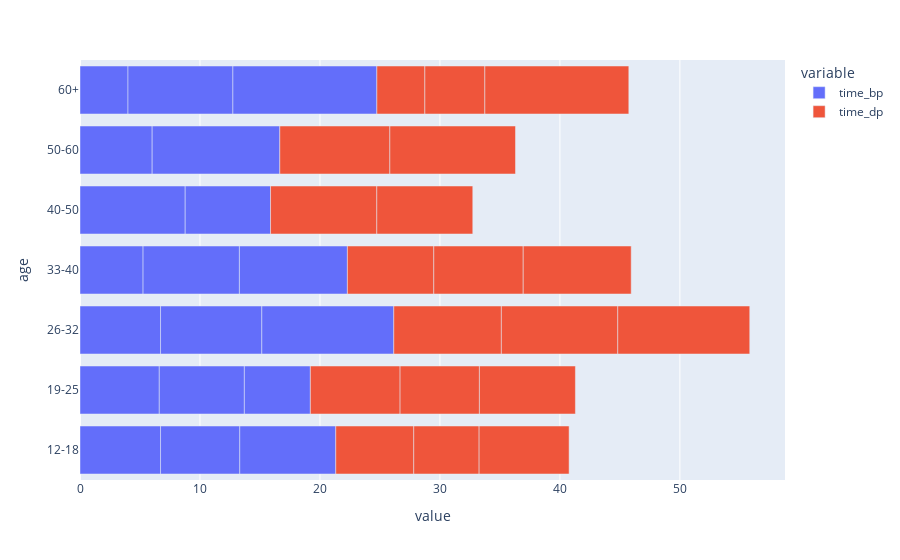

Write notebook code for a chart like this one.
### Code cell
(gender_age_grouped
 .reset_index()
 .plot
 .bar(x=['time_bp','time_dp'],y='age')
)

### Figure 1 — Plotly figure (JSON) as saved in the notebook; plotly's stock layout.template omitted (floating-point values rounded to 4 significant figures)
{"data": [{"alignmentgroup": "True", "hovertemplate": "variable=time_bp<br>value=%{x}<br>age=%{y}<extra></extra>", "legendgroup": "time_bp", "marker": {"color": "#636efa", "pattern": {"shape": ""}}, "name": "time_bp", "offsetgroup": "time_bp", "orientation": "h", "showlegend": true, "textposition": "auto", "type": "bar", "x": [6.714, 6.603, 8, 6.609, 7.091, 5.5, 6.714, 8.44, 11, 5.257, 8.03, 9, 8.767, 7.114, 6.015, 10.64, 4, 8.744, 12], "xaxis": "x", "y": ["12-18", "12-18", "12-18", "19-25", "19-25", "19-25", "26-32", "26-32", "26-32", "33-40", "33-40", "33-40", "40-50", "40-50", "50-60", "50-60", "60+", "60+", "60+"], "yaxis": "y"}, {"alignmentgroup": "True", "hovertemplate": "variable=time_dp<br>value=%{x}<br>age=%{y}<extra></extra>", "legendgroup": "time_dp", "marker": {"color": "#EF553B", "pattern": {"shape": ""}}, "name": "time_dp", "offsetgroup": "time_dp", "orientation": "h", "showlegend": true, "textposition": "auto", "type": "bar", "x": [6.5, 5.448, 7.5, 7.478, 6.613, 8, 8.966, 9.702, 11, 7.2, 7.455, 9, 8.856, 8, 9.172, 10.47, 4, 5, 12], "xaxis": "x", "y": ["12-18", "12-18", "12-18", "19-25", "19-25", "19-25", "26-32", "26-32", "26-32", "33-40", "33-40", "33-40", "40-50", "40-50", "50-60", "50-60", "60+", "60+", "60+"], "yaxis": "y"}], "layout": {"barmode": "relative", "legend": {"title": {"text": "variable"}, "tracegroupgap": 0}, "margin": {"t": 60}, "xaxis": {"anchor": "y", "domain": [0, 1], "title": {"text": "value"}}, "yaxis": {"anchor": "x", "domain": [0, 1], "title": {"text": "age"}}}}
